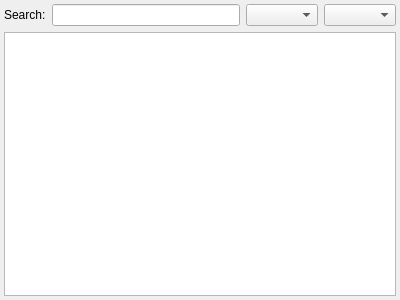
<?xml version="1.0" encoding="UTF-8"?>
<ui version="4.0">
 <class>ShowDetail</class>
 <widget class="QWidget" name="ShowDetail">
  <property name="geometry">
   <rect>
    <x>0</x>
    <y>0</y>
    <width>400</width>
    <height>300</height>
   </rect>
  </property>
  <property name="windowTitle">
   <string>Form</string>
  </property>
  <layout class="QGridLayout" name="gridLayout">
   <property name="leftMargin">
    <number>4</number>
   </property>
   <property name="topMargin">
    <number>4</number>
   </property>
   <property name="rightMargin">
    <number>4</number>
   </property>
   <property name="bottomMargin">
    <number>4</number>
   </property>
   <item row="0" column="0">
    <widget class="QLabel" name="labelSearch">
     <property name="text">
      <string>Search:</string>
     </property>
    </widget>
   </item>
   <item row="0" column="1">
    <widget class="QLineEdit" name="lineEditSearch"/>
   </item>
   <item row="0" column="2">
    <widget class="QComboBox" name="comboBoxEpisode"/>
   </item>
   <item row="0" column="3">
    <widget class="QComboBox" name="comboBoxLang"/>
   </item>
   <item row="1" column="0" colspan="4">
    <widget class="QTreeView" name="treeView"/>
   </item>
  </layout>
 </widget>
 <resources/>
 <connections/>
</ui>
